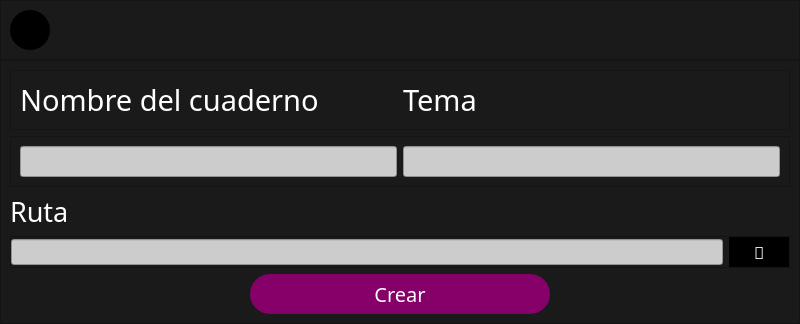
<?xml version="1.0" encoding="UTF-8"?>
<ui version="4.0">
 <class>create_book</class>
 <widget class="QMainWindow" name="create_book">
  <property name="geometry">
   <rect>
    <x>0</x>
    <y>0</y>
    <width>800</width>
    <height>300</height>
   </rect>
  </property>
  <property name="windowTitle">
   <string>MainWindow</string>
  </property>
  <property name="windowOpacity">
   <double>0.900000000000000</double>
  </property>
  <property name="styleSheet">
   <string notr="true">background-color: rgb(26, 26, 26);
font: &quot;IosevkaTerm Nerd Font&quot;;</string>
  </property>
  <widget class="QWidget" name="centralwidget">
   <layout class="QVBoxLayout" name="verticalLayout" stretch="1,7">
    <property name="spacing">
     <number>0</number>
    </property>
    <property name="leftMargin">
     <number>0</number>
    </property>
    <property name="topMargin">
     <number>0</number>
    </property>
    <property name="rightMargin">
     <number>0</number>
    </property>
    <property name="bottomMargin">
     <number>0</number>
    </property>
    <item>
     <widget class="QFrame" name="frame">
      <property name="styleSheet">
       <string notr="true">QPushButton{
	color: rgb(255, 255, 255);
	background-color: rgb(0, 0, 0);
	border-radius: 20px;
}
QPushButton:hover{
	background-color: rgb(100, 100, 100);
}</string>
      </property>
      <property name="frameShape">
       <enum>QFrame::StyledPanel</enum>
      </property>
      <property name="frameShadow">
       <enum>QFrame::Raised</enum>
      </property>
      <layout class="QHBoxLayout" name="horizontalLayout">
       <item>
        <widget class="QPushButton" name="bt_close">
         <property name="minimumSize">
          <size>
           <width>40</width>
           <height>40</height>
          </size>
         </property>
         <property name="text">
          <string/>
         </property>
         <property name="icon">
          <iconset>
           <normaloff>images/Cerrar.svg</normaloff>images/Cerrar.svg</iconset>
         </property>
         <property name="iconSize">
          <size>
           <width>30</width>
           <height>30</height>
          </size>
         </property>
        </widget>
       </item>
       <item>
        <spacer name="horizontalSpacer">
         <property name="orientation">
          <enum>Qt::Horizontal</enum>
         </property>
         <property name="sizeHint" stdset="0">
          <size>
           <width>691</width>
           <height>20</height>
          </size>
         </property>
        </spacer>
       </item>
      </layout>
     </widget>
    </item>
    <item>
     <widget class="QFrame" name="frame_2">
      <property name="minimumSize">
       <size>
        <width>800</width>
        <height>0</height>
       </size>
      </property>
      <property name="styleSheet">
       <string notr="true">QLabel {
	Color: rgb(255,255,255); 
}
QLineEdit{
	background-color: rgb(204, 204, 204);
}
QPushButton{
	color: rgb(255, 255, 255);
	background-color: rgb(133, 0, 104);
	border-radius: 20%;
}
QPushButton:hover{
	background-color: rgb(0,0,0)
}</string>
      </property>
      <property name="frameShape">
       <enum>QFrame::StyledPanel</enum>
      </property>
      <property name="frameShadow">
       <enum>QFrame::Raised</enum>
      </property>
      <layout class="QVBoxLayout" name="verticalLayout_2">
       <item>
        <widget class="QFrame" name="frame_5">
         <property name="frameShape">
          <enum>QFrame::StyledPanel</enum>
         </property>
         <property name="frameShadow">
          <enum>QFrame::Raised</enum>
         </property>
         <layout class="QHBoxLayout" name="horizontalLayout_4">
          <item>
           <widget class="QLabel" name="label">
            <property name="font">
             <font>
              <family>IosevkaTerm Nerd Font</family>
              <pointsize>22</pointsize>
              <weight>50</weight>
              <italic>false</italic>
              <bold>false</bold>
             </font>
            </property>
            <property name="text">
             <string>Nombre del cuaderno</string>
            </property>
           </widget>
          </item>
          <item>
           <widget class="QLabel" name="label_3">
            <property name="font">
             <font>
              <family>IosevkaTerm Nerd Font</family>
              <pointsize>22</pointsize>
              <weight>50</weight>
              <italic>false</italic>
              <bold>false</bold>
             </font>
            </property>
            <property name="text">
             <string>Tema</string>
            </property>
           </widget>
          </item>
         </layout>
        </widget>
       </item>
       <item>
        <widget class="QFrame" name="frame_4">
         <property name="frameShape">
          <enum>QFrame::StyledPanel</enum>
         </property>
         <property name="frameShadow">
          <enum>QFrame::Raised</enum>
         </property>
         <layout class="QHBoxLayout" name="horizontalLayout_3">
          <item>
           <widget class="QLineEdit" name="line_name">
            <property name="font">
             <font>
              <family>IosevkaTerm Nerd Font</family>
              <pointsize>12</pointsize>
              <weight>50</weight>
              <italic>false</italic>
              <bold>false</bold>
             </font>
            </property>
           </widget>
          </item>
          <item>
           <widget class="QLineEdit" name="line_teme">
            <property name="font">
             <font>
              <family>IosevkaTerm Nerd Font</family>
              <pointsize>12</pointsize>
              <weight>50</weight>
              <italic>false</italic>
              <bold>false</bold>
             </font>
            </property>
           </widget>
          </item>
         </layout>
        </widget>
       </item>
       <item>
        <widget class="QLabel" name="label_2">
         <property name="font">
          <font>
           <family>IosevkaTerm Nerd Font</family>
           <pointsize>20</pointsize>
           <weight>50</weight>
           <italic>false</italic>
           <bold>false</bold>
          </font>
         </property>
         <property name="text">
          <string>Ruta</string>
         </property>
        </widget>
       </item>
       <item>
        <widget class="QFrame" name="frame_3">
         <property name="styleSheet">
          <string notr="true">QPushButton{
	color: rgb(255, 255, 255);
	background-color: rgb(0, 0, 0);
}
QPushButton:hover{ 
	background-color: rgb(100,100,100)
}
</string>
         </property>
         <property name="frameShape">
          <enum>QFrame::StyledPanel</enum>
         </property>
         <property name="frameShadow">
          <enum>QFrame::Raised</enum>
         </property>
         <layout class="QHBoxLayout" name="horizontalLayout_2">
          <property name="leftMargin">
           <number>0</number>
          </property>
          <property name="topMargin">
           <number>0</number>
          </property>
          <property name="rightMargin">
           <number>0</number>
          </property>
          <property name="bottomMargin">
           <number>0</number>
          </property>
          <item>
           <widget class="QLineEdit" name="line_path">
            <property name="font">
             <font>
              <family>IosevkaTerm Nerd Font</family>
              <pointsize>10</pointsize>
              <weight>50</weight>
              <italic>false</italic>
              <bold>false</bold>
             </font>
            </property>
           </widget>
          </item>
          <item>
           <widget class="QPushButton" name="bt_search">
            <property name="minimumSize">
             <size>
              <width>60</width>
              <height>30</height>
             </size>
            </property>
            <property name="font">
             <font>
              <family>IosevkaTerm Nerd Font</family>
              <pointsize>13</pointsize>
              <weight>50</weight>
              <italic>false</italic>
              <bold>false</bold>
             </font>
            </property>
            <property name="text">
             <string></string>
            </property>
           </widget>
          </item>
         </layout>
        </widget>
       </item>
       <item alignment="Qt::AlignHCenter">
        <widget class="QPushButton" name="bt_create">
         <property name="minimumSize">
          <size>
           <width>300</width>
           <height>40</height>
          </size>
         </property>
         <property name="maximumSize">
          <size>
           <width>300</width>
           <height>40</height>
          </size>
         </property>
         <property name="font">
          <font>
           <family>IosevkaTerm Nerd Font</family>
           <pointsize>15</pointsize>
           <weight>50</weight>
           <italic>false</italic>
           <bold>false</bold>
          </font>
         </property>
         <property name="text">
          <string>Crear</string>
         </property>
        </widget>
       </item>
      </layout>
     </widget>
    </item>
   </layout>
  </widget>
 </widget>
 <resources/>
 <connections/>
</ui>
